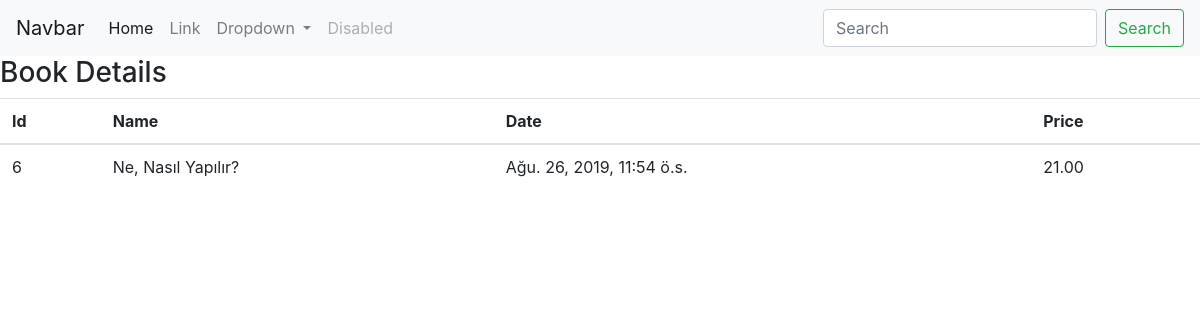
/books/bookdetails/6, run on the app's committed database.
### books/models.py (models this page shows, shortened)
class Book(models.Model):
    bookName=models.CharField(max_length=70)
    createdDate=models.DateTimeField("Date created")
    author=models.ForeignKey(Author,on_delete=models.CASCADE)
    bookPrice=models.DecimalField(decimal_places=2,max_digits=4,null=True)

### books/views.py (the view)
# urls.py: path('bookdetails/<int:bookId>', views.bookDetail,name="Book Details")
def bookDetail(request,bookId):
    try:
        context4={
            'book_details': Book.objects.get(id=bookId)
        }
    except Book.DoesNotExist:
        raise Http404("Book does not exist!!!!!")
    return render(request,'bookDetails.html',context4)

### books/templates/bookDetails.html (shortened to what this page needs)
<html>
<head>
<link rel="stylesheet" href="https://stackpath.bootstrapcdn.com/bootstrap/4.3.1/css/bootstrap.min.css">
</head>
<body>
<nav class="navbar navbar-expand-lg navbar-light bg-light">
  <a class="navbar-brand" href="#">Navbar</a>
  <div class="collapse navbar-collapse" id="navbarSupportedContent">
    <ul class="navbar-nav mr-auto">
      <li class="nav-item active">
        <a class="nav-link" href="#">Home <span class="sr-only">(current)</span></a>
      </li>
      <li class="nav-item">
        <a class="nav-link" href="#">Link</a>
      </li>
      <li class="nav-item dropdown">
        <a class="nav-link dropdown-toggle" href="#" id="navbarDropdown" role="button" data-toggle="dropdown" aria-haspopup="true" aria-expanded="false">
          Dropdown
        </a>
      </li>
      <li class="nav-item">
        <a class="nav-link disabled" href="#" tabindex="-1" aria-disabled="true">Disabled</a>
      </li>
    </ul>
    <form class="form-inline my-2 my-lg-0">
      <input class="form-control mr-sm-2" type="search" placeholder="Search" aria-label="Search">
      <button class="btn btn-outline-success my-2 my-sm-0" type="submit">Search</button>
    </form>
  </div>
</nav>
<h3>Book Details<h3>
<table class="table">
<thead>
<th>Id</th>
<th>Name</th>
<th>Date</th>
<th>Price</th>
</thead>
<tr>
<td>{{book_details.id}}</td>
<td>{{book_details.bookName}}</td>
<td>{{book_details.createdDate}}</td>
<td>{{book_details.bookPrice}}</td>
</tr>
</table>
</body>
</html>

### data on the page
Book: id "6", bookName "Ne, Nasıl Yapılır?", createdDate "Ağu. 26, 2019, 11:54 ö.s.", bookPrice "21.00"
